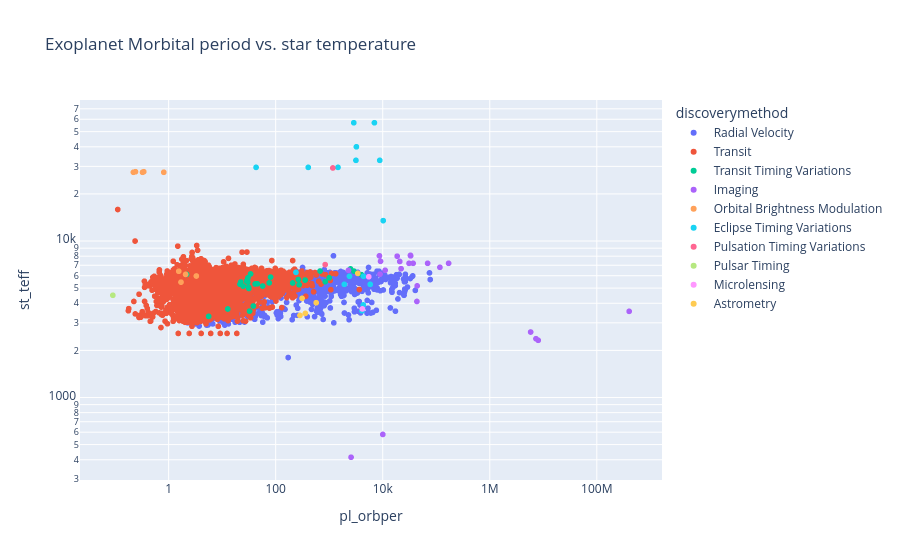

Notebook code cell kept with this figure:
### Markdown cell above
Average planet/star is 1,33, with the maximum being 8 planets

### Code cell
# Is there a correlation between orbital period and planet temperature?

corr_data=df.dropna(subset=["pl_orbper", "st_teff"])

fig = px.scatter(
    corr_data,
    x="pl_orbper",
    y="st_teff",
    color="discoverymethod",
    log_x=True,
    log_y=True,
    hover_name="pl_name",
    title="Exoplanet Morbital period vs. star temperature"
)

fig.show()

rho, p = stats.spearmanr(
    corr_data["pl_orbper"],
    corr_data["st_teff"]
)
print(f"orbital period x temperature (spearman): rho={rho:.3f}, p={p:.3e}")
rho, p = stats.pearsonr(
    corr_data["pl_orbper"],
    corr_data["st_teff"]
)
print(f"orbital period x temperature (pearson): rho={rho:.3f}, p={p:.3e}")

### Figure 1 — Plotly figure (JSON) as saved in the notebook; plotly's stock layout.template omitted (floating-point values rounded to 4 significant figures; data arrays with more than 128 entries replaced by an {"elided": "..."} marker saying what was removed)
{"data": [{"hovertemplate": "<b>%{hovertext}</b><br><br>discoverymethod=Radial Velocity<br>pl_orbper=%{x}<br>st_teff=%{y}<extra></extra>", "hovertext": {"elided": "1202 str values"}, "legendgroup": "Radial Velocity", "marker": {"color": "#636efa", "symbol": "circle"}, "mode": "markers", "name": "Radial Velocity", "showlegend": true, "type": "scattergl", "x": {"elided": "1202 float values"}, "xaxis": "x", "y": {"elided": "1202 float values"}, "yaxis": "y"}, {"hovertemplate": "<b>%{hovertext}</b><br><br>discoverymethod=Transit<br>pl_orbper=%{x}<br>st_teff=%{y}<extra></extra>", "hovertext": {"elided": "4783 str values"}, "legendgroup": "Transit", "marker": {"color": "#EF553B", "symbol": "circle"}, "mode": "markers", "name": "Transit", "showlegend": true, "type": "scattergl", "x": {"elided": "4783 float values"}, "xaxis": "x", "y": {"elided": "4783 float values"}, "yaxis": "y"}, {"hovertemplate": "<b>%{hovertext}</b><br><br>discoverymethod=Transit Timing Variations<br>pl_orbper=%{x}<br>st_teff=%{y}<extra></extra>", "hovertext": ["TOI-199 c", "AU Mic d", "Kepler-51 e", "Kepler-139 f", "TOI-1408 c", "Kepler-19 c", "Kepler-411 e", "KOI-984 c", "TOI-4504 d", "Kepler-82 f", "KOI-319 c", "TOI-1232 c", "KOI-142 c", "KOI-134 c", "Kepler-539 c", "TOI-5624 f", "TOI-4562 c", "TOI-201 c", "TOI-1266 d", "Kepler-160 d", "Kepler-419 c", "KOI-884 e", "TOI-2202 c", "Kepler-448 c", "Kepler-46 c", "Kepler-725 c", "Kepler-1513 c", "TOI-2015 c", "Kepler-138 e"], "legendgroup": "Transit Timing Variations", "marker": {"color": "#00cc96", "symbol": "circle"}, "mode": "markers", "name": "Transit Timing Variations", "showlegend": true, "type": "scattergl", "x": [273.7, 12.74, 264.3, 355.0, 2.166, 28.73, 31.51, 21.51, 41.29, 75.73, 80.1, 30.36, 22.26, 33.95, 1000.0, 45.37, 3990.0, 2890.0, 32.51, 30.0, 675.5, 31.1, 24.67, 2500.0, 57.01, 207.5, 841.4, 5.583, 38.23], "xaxis": "x", "y": [5255.0, 3678.0, 5674.0, 5630.0, 6117.0, 5544.0, 4974.0, 5295.0, 5315.0, 5401.0, 5880.0, 5823.0, 5466.0, 6160.0, 5820.0, 5327.0, 6096.0, 6423.0, 3563.0, 5471.0, 6430.0, 5060.0, 5144.0, 6635.0, 5155.0, 5395.0, 5491.0, 3297.0, 3841.0], "yaxis": "y"}, {"hovertemplate": "<b>%{hovertext}</b><br><br>discoverymethod=Imaging<br>pl_orbper=%{x}<br>st_teff=%{y}<extra></extra>", "hovertext": ["HD 143811 AB b", "HIP 39017 b", "Oph 11 b", "bet Pic b", "bet Pic d", "CFBDSIR J145829+101343 b", "WISE J033605.05-014350.4 b", "HIP 21152 b", "PDS 70 b", "HR 8799 d", "HR 8799 b", "HR 8799 e", "HR 8799 c", "AF Lep b", "HIP 99770 b", "HD 206893 c", "VHS J125601.92-125723.9 b", "HIP 54515 b", "HD 206893 b", "PZ Tel b", "51 Eri b", "CFHTWIR-Oph 98 b", "COCONUTS-2 b"], "legendgroup": "Imaging", "marker": {"color": "#ab63fa", "symbol": "circle"}, "mode": "markers", "name": "Imaging", "showlegend": true, "type": "scattergl", "x": [117000.0, 31000.0, 7300000.0, 8682.0, 33200.0, 10040.0, 2560.0, 22000.0, 43500.0, 37000.0, 170000.0, 20820.0, 69000.0, 8905.0, 18600.0, 2290.0, 5800000.0, 33000.0, 11100.0, 44000.0, 9100.0, 8040000.0, 402000000.0], "xaxis": "x", "y": [6791.0, 7201.0, 2375.0, 8039.0, 8039.0, 580.5, 415.0, 6655.0, 4109.0, 7205.0, 7205.0, 7400.0, 7205.0, 6140.0, 8000.0, 6500.0, 2620.0, 8100.0, 6500.0, 5169.0, 7422.0, 2320.0, 3552.0], "yaxis": "y"}, {"hovertemplate": "<b>%{hovertext}</b><br><br>discoverymethod=Orbital Brightness Modulation<br>pl_orbper=%{x}<br>st_teff=%{y}<extra></extra>", "hovertext": ["KIC 10001893 d", "KOI-55 c", "KIC 5479689 b", "KIC 8121913 b", "KOI-55 b", "KIC 10068024 b", "Kepler-76 b", "KIC 10001893 b", "KIC 10001893 c"], "legendgroup": "Orbital Brightness Modulation", "marker": {"color": "#FFA15A", "symbol": "circle"}, "mode": "markers", "name": "Orbital Brightness Modulation", "showlegend": true, "type": "scattergl", "x": [0.8116, 0.3429, 1.702, 3.295, 0.2401, 2.074, 1.545, 0.2197, 0.3253], "xaxis": "x", "y": [27500.0, 27730.0, 5459.0, 5975.0, 27730.0, 6118.0, 6409.0, 27500.0, 27500.0], "yaxis": "y"}, {"hovertemplate": "<b>%{hovertext}</b><br><br>discoverymethod=Eclipse Timing Variations<br>pl_orbper=%{x}<br>st_teff=%{y}<extra></extra>", "hovertext": ["NN Ser c", "HU Aqr AB b", "Kepler-451 c", "UZ For b", "DP Leo b", "NN Ser d", "NSVS 14256825 b", "2MASS J19383260+4603591 b", "NY Vir b", "DE CVn b", "NY Vir c", "RR Cae b", "HU Aqr AB c", "UZ For c", "Kepler-451 d", "Kepler-1660 AB b"], "legendgroup": "Eclipse Timing Variations", "marker": {"color": "#19d3f3", "symbol": "circle"}, "mode": "markers", "name": "Eclipse Timing Variations", "showlegend": true, "type": "scattergl", "x": [6987.0, 2390.0, 1460.0, 5840.0, 10220.0, 2880.0, 3225.0, 406.0, 3160.0, 4098.0, 8799.0, 4344.0, 4368.0, 1916.0, 43.0, 239.5], "xaxis": "x", "y": [57000.0, 5952.0, 29560.0, 5287.0, 13500.0, 57000.0, 40000.0, 29560.0, 32780.0, 3579.0, 32780.0, 3904.0, 5952.0, 5287.0, 29560.0, 6305.0], "yaxis": "y"}, {"hovertemplate": "<b>%{hovertext}</b><br><br>discoverymethod=Pulsation Timing Variations<br>pl_orbper=%{x}<br>st_teff=%{y}<extra></extra>", "hovertext": ["KIC 7917485 b", "V0391 Peg b"], "legendgroup": "Pulsation Timing Variations", "marker": {"color": "#FF6692", "symbol": "circle"}, "mode": "markers", "name": "Pulsation Timing Variations", "showlegend": true, "type": "scattergl", "x": [840.0, 1170.0], "xaxis": "x", "y": [7067.0, 29300.0], "yaxis": "y"}, {"hovertemplate": "<b>%{hovertext}</b><br><br>discoverymethod=Pulsar Timing<br>pl_orbper=%{x}<br>st_teff=%{y}<extra></extra>", "hovertext": ["PSR J1719-1438 b"], "legendgroup": "Pulsar Timing", "marker": {"color": "#B6E880", "symbol": "circle"}, "mode": "markers", "name": "Pulsar Timing", "showlegend": true, "type": "scattergl", "x": [0.09071], "xaxis": "x", "y": [4500.0], "yaxis": "y"}, {"hovertemplate": "<b>%{hovertext}</b><br><br>discoverymethod=Microlensing<br>pl_orbper=%{x}<br>st_teff=%{y}<extra></extra>", "hovertext": ["AT2021ueyL b", "OGLE-2018-BLG-0740L b"], "legendgroup": "Microlensing", "marker": {"color": "#FF97FF", "symbol": "circle"}, "mode": "markers", "name": "Microlensing", "showlegend": true, "type": "scattergl", "x": [4169.0, 5480.0], "xaxis": "x", "y": [3680.0, 5912.0], "yaxis": "y"}, {"hovertemplate": "<b>%{hovertext}</b><br><br>discoverymethod=Astrometry<br>pl_orbper=%{x}<br>st_teff=%{y}<extra></extra>", "hovertext": ["Gaia-5 b", "Gaia-4 b", "HD 128717 b", "GJ 896 A b", "HIP 66074 b"], "legendgroup": "Astrometry", "marker": {"color": "#FECB52", "symbol": "circle"}, "mode": "markers", "name": "Astrometry", "showlegend": true, "type": "scattergl", "x": [358.6, 571.3, 3420.0, 284.4, 310.9], "xaxis": "x", "y": [3447.0, 4034.0, 6210.0, 3345.0, 4300.0], "yaxis": "y"}], "layout": {"legend": {"title": {"text": "discoverymethod"}, "tracegroupgap": 0}, "title": {"text": "Exoplanet Morbital period vs. star temperature"}, "xaxis": {"anchor": "y", "domain": [0, 1], "title": {"text": "pl_orbper"}, "type": "log"}, "yaxis": {"anchor": "x", "domain": [0, 1], "title": {"text": "st_teff"}, "type": "log"}}}
